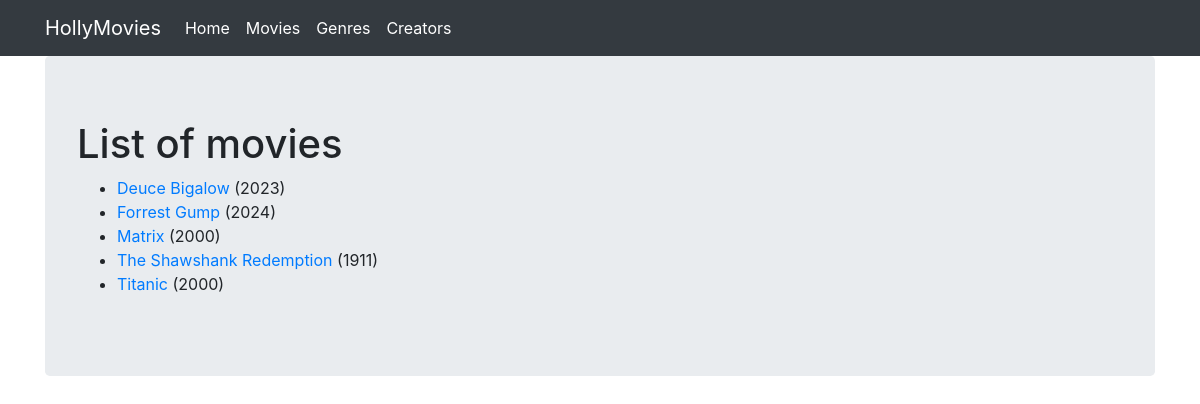
Page /movies/ on the committed database.
### viewer/models.py (models this page shows, shortened)
class Movie(Model):
    title_orig = CharField(max_length=185, null=False, blank=False)  # https://cs.wikipedia.org/wiki/Lopadotemachoselachogaleokranioleipsanodrimhypotrimmatosilphioparaomelitokatakechymenokichlepikossyphophattoperisteralektryonoptekephalliokigklopeleiolagoiosiraiobaphetraganopterygon
    title_cz = CharField(max_length=185, null=True, blank=False)
    countries = ManyToManyField(Country, blank=True, related_name='movies')
    directors = ManyToManyField("viewer.People", blank=True, related_name='directs')
    actors = ManyToManyField(People, blank=True, related_name='acts')
    genres = ManyToManyField(Genre, blank=True, related_name='movies')
    length = IntegerField(null=True, blank=True)
    rating = IntegerField(null=True, blank=True)
    released = DateField()
    description = TextField(null=True, blank=True)
    created = DateTimeField(auto_now_add=True)
    class Meta:
        ordering = ['title_orig']

### viewer/views.py (the view)
# urls.py: path('movies/', MoviesListView.as_view(), name='movies'),  # class-based view: ListView class
class MoviesListView(ListView):
    template_name = "movies2.html"
    model = Movie

### viewer/Templates/movies2.html
{% extends "base.html" %}
{% block content %}
<h1>List of movies</h1>
<ul>
    {% for movie in object_list %}
        <li><a href="{% url 'movie' movie.id %}">{{ movie.title_orig }}</a> ({{ movie.released.year }})</li>
    {% empty %}
        <p>V databázi není žádný film.</p>
    {% endfor %}
</ul>
{% endblock %}

### rows in the picture
Movie: title_orig "Deuce Bigalow", released.year "2023"
Movie: title_orig "Forrest Gump", released.year "2024"
Movie: title_orig "Matrix", released.year "2000"
Movie: title_orig "The Shawshank Redemption", released.year "1911"
Movie: title_orig "Titanic", released.year "2000"
